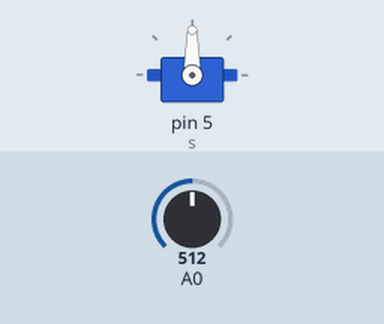
Recording of a sketch running on a simulated Arduino Uno, built with avr-gcc and run on an emulated ATmega328P. On the bench: servo. The test bench sets the inputs (shaded band); at power-on: A0 = 512.

Above: at 1.2 s.
1.3 s: A0 set to 716
At 1.7 s:
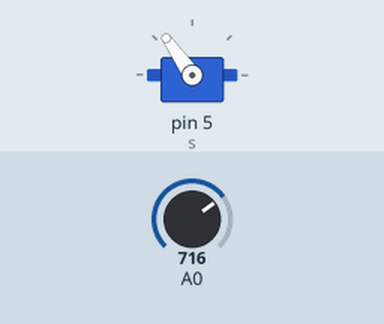
2.8 s: A0 set to 900
At 3.7 s:
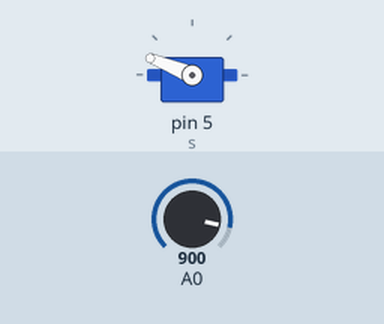
4.3 s: A0 set to 1023
At 5.1 s:
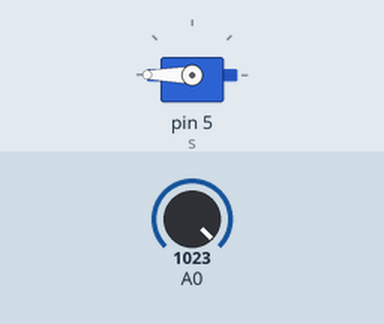
5.8 s: A0 set to 306
At 7.0 s:
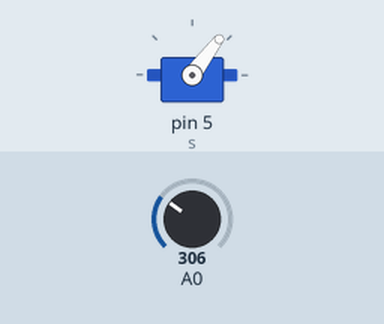
7.3 s: A0 set to 122
At 8.6 s:
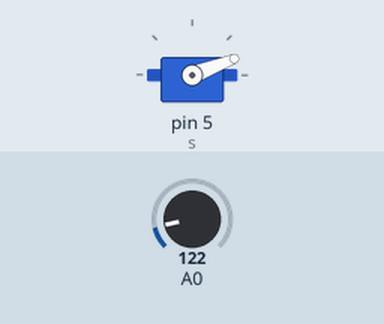
Timing chart, 0 to 9.8 s (numbered marks = the images above; inputs shaded):
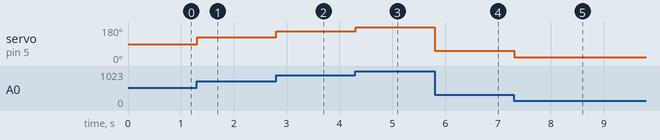

Measured:
- after the input at 1.3 s, servo on pin 5 (s): 90° → 125° at once
- after the input at 2.8 s, servo on pin 5 (s): 125° → 158° at once
- after the input at 4.3 s, servo on pin 5 (s): 158° → 180° at once
- after the input at 5.8 s, servo on pin 5 (s): 180° → 53° at once
- after the input at 7.3 s, servo on pin 5 (s): 53° → 21° at once

The sketch:

Projeto_063_Servo_com_Joystick.ino
```cpp
// Projeto 063 - Servo com Joystick
// Arduino Uno | Arduino Neon Lab

#include <Servo.h>
 Servo s;
 void setup(){ s.attach(5); }
 void loop(){
   int x = analogRead(A0);
   int ang = map(x,0,1023,0,180);
   s.write(ang);
   delay(15);
 }
```
